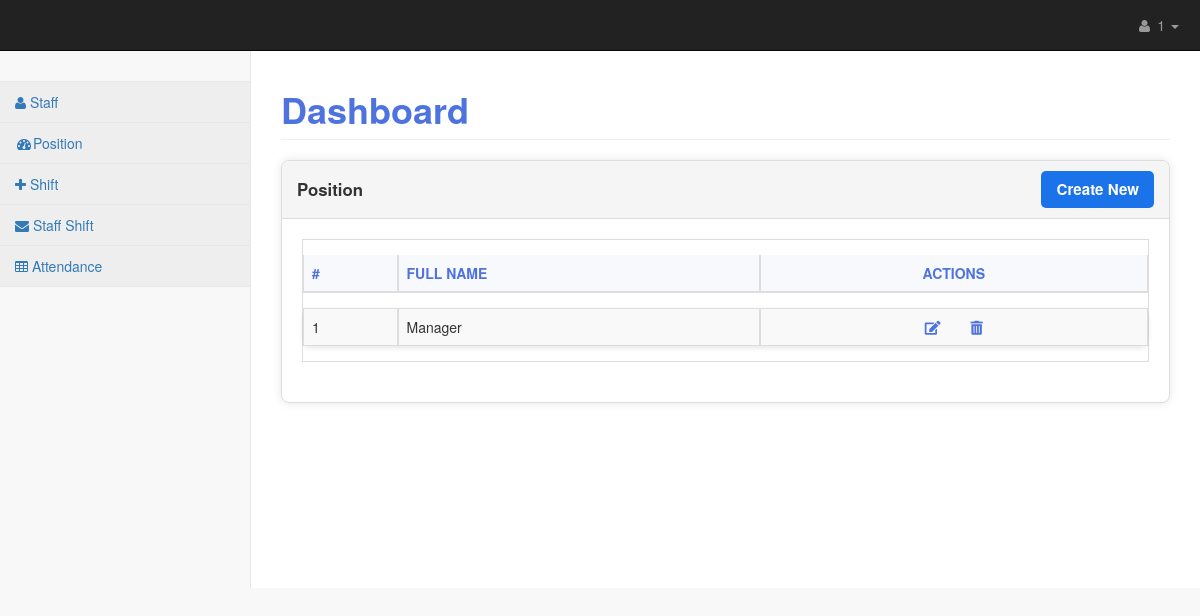
Page /position/list/ (signed in) on the earlier database version.
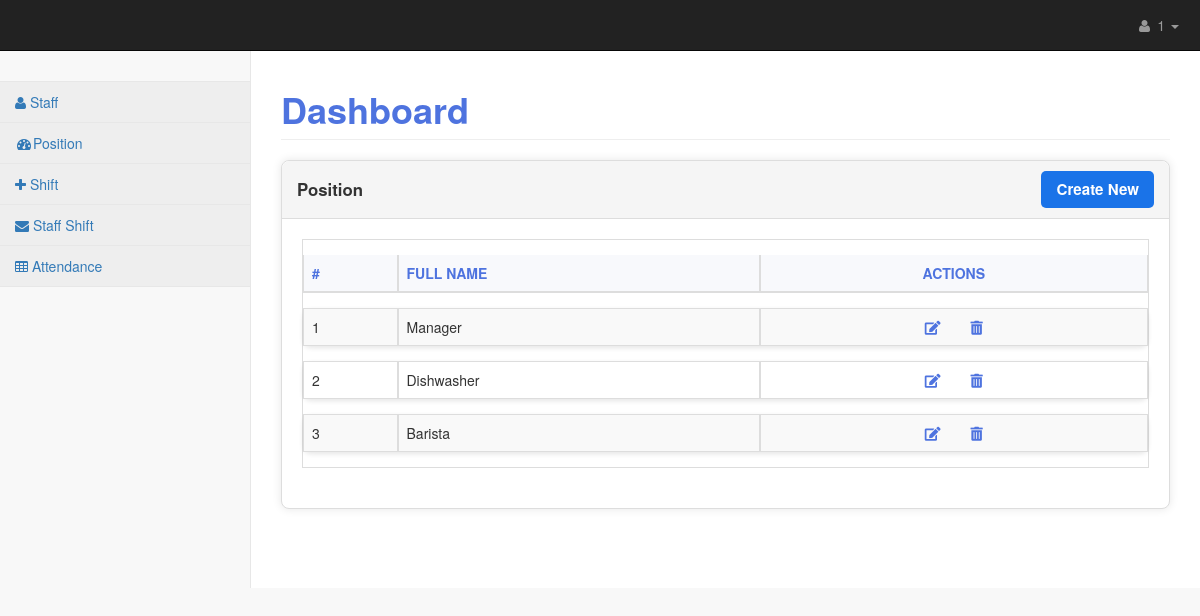
Same page on the later database version.
### main/models.py (models this page shows, shortened)
class Position(models.Model):
    name = models.CharField(max_length=100)

### main/position/views.py (the view)
# urls.py: path('list/', views.list, name='position_list' ),
@login_required(login_url='login')
def list(request):
    position=models.Position.objects.all()
    context = {
        'positions':position
    }
    return render(request,'dashboard/position/list.html', context)

### templates/dashboard/position/list.html (shortened to what this page needs)
{% extends 'base.html' %}
{% block content %}
<div id="page-wrapper">
    <div class="row">
        <div class="col-lg-12">
            <h1 class="page-header">Dashboard</h1>
        </div>
        <div class="col-lg-12">
            <div class="panel panel-default">
                <div class="panel-heading">
                    Position
                    <a href="{% url 'position_create' %}" class="btn-create">Create New</a>
                </div>
                <div class="panel-body">
                    <div class="dataTable_wrapper">
                        <table class="table table-striped table-bordered table-hover" id="dataTables-example">
                            <thead>
                                <tr>
                                    <th>#</th>
                                    <th>Full Name</th>
                                    <th class="center-actions">Actions</th>
                                </tr>
                            </thead>
                            <tbody>
                                {% for position in positions %}
                                <tr class="gradeU">
                                    <td>{{ forloop.counter }}</td>
                                    <td>{{ position.name }}</td>
                                    <td class="center-actions">
                                        <a href="{% url 'position_update' position.id %}" title="Edit"><i class="fas fa-edit"></i></a>
                                        <a href="{% url 'position_delete' position.id %}" title="Delete"><i class="fas fa-trash-alt"></i></a>
                                    </td>
                                </tr>
                                {% endfor %}
                            </tbody>
                        </table>
                    </div>
                </div>
            </div>
        </div>
    </div>
</div>
{% endblock %}

Differences in the rows shown:
added Position: name "Dishwasher"
added Position: name "Barista"
